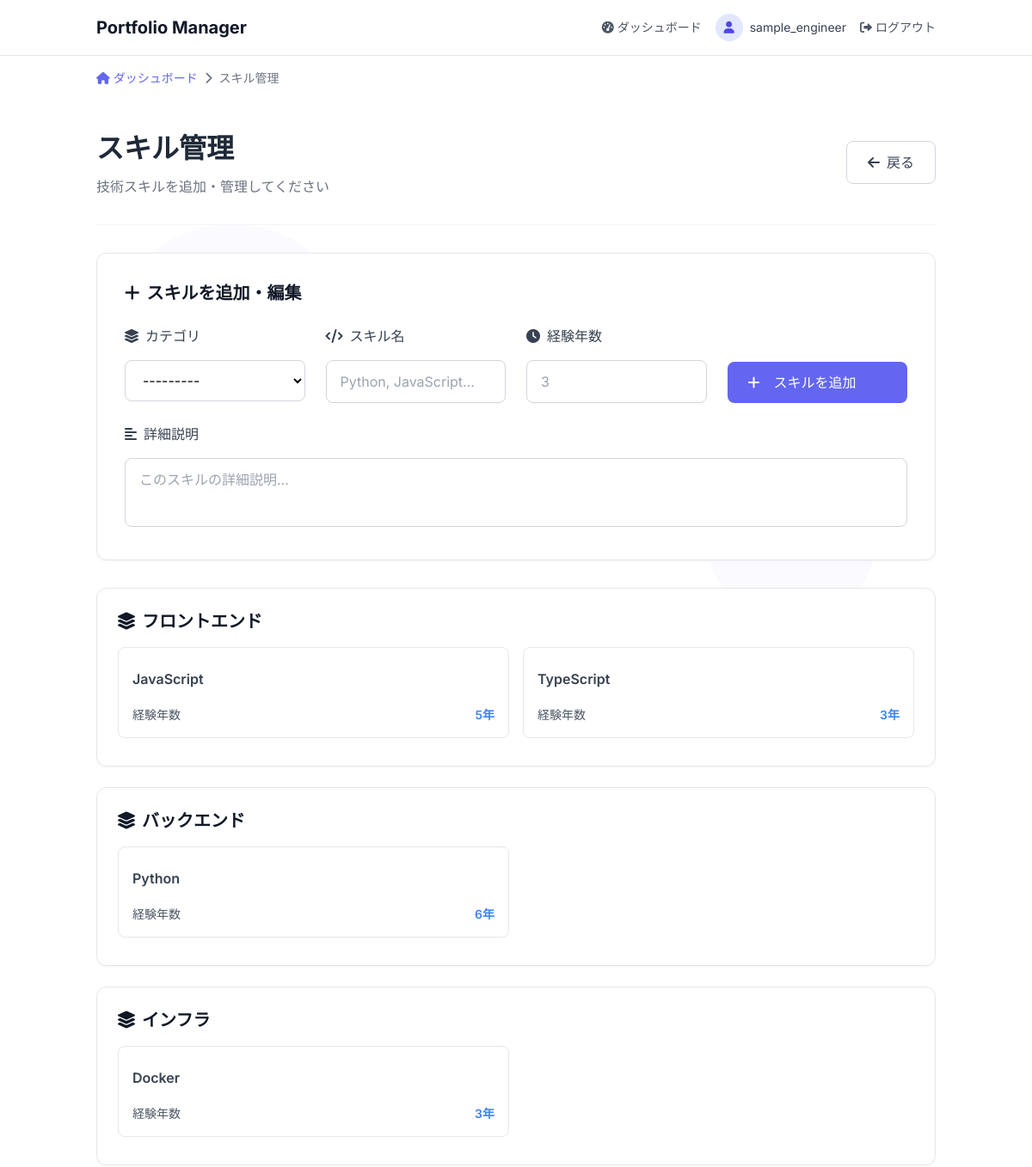
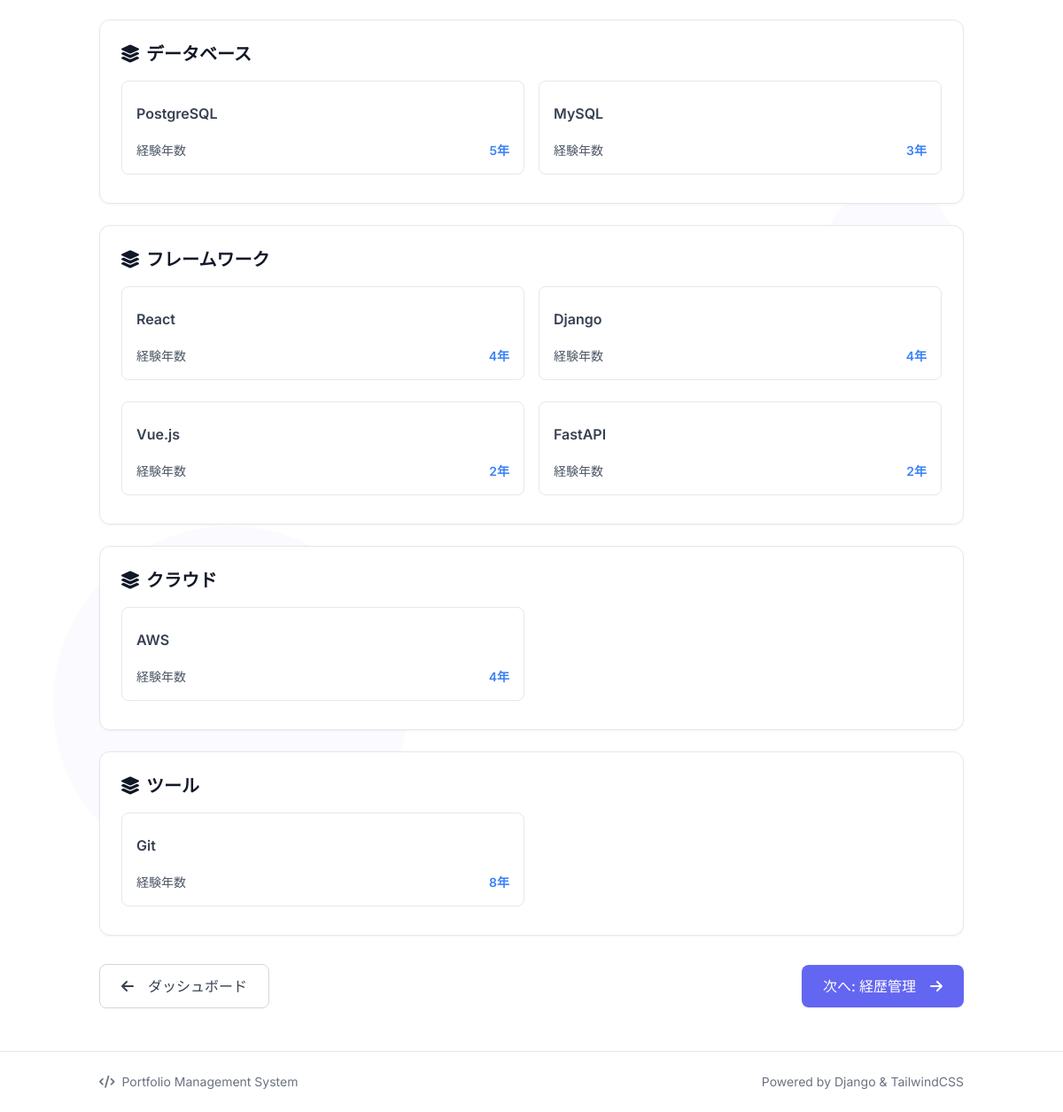
The app's page /portfolio/skills/ (signed in) with its own data (2 pictures, top to bottom).
### portfolio/models.py (models this page shows, shortened)
class SkillCategory(models.Model):
    CATEGORY_CHOICES = [
        ('frontend', 'フロントエンド'),
        ('backend', 'バックエンド'),
        ('infrastructure', 'インフラ'),
        ('database', 'データベース'),
        ('framework', 'フレームワーク'),
        ('cloud', 'クラウド'),
        ('tools', 'ツール'),
        ('other', 'その他'),
    ]
    name = models.CharField(max_length=50, choices=CATEGORY_CHOICES, unique=True, verbose_name="カテゴリ名")
    display_order = models.IntegerField(default=0, verbose_name="表示順")
    class Meta:
        verbose_name = "スキルカテゴリ"
        verbose_name_plural = "スキルカテゴリ"
        ordering = ['display_order']
    def __str__(self):
        return self.get_name_display()

class Skill(models.Model):
    profile = models.ForeignKey(Profile, on_delete=models.CASCADE, related_name='skills')
    category = models.ForeignKey(SkillCategory, on_delete=models.CASCADE)
    name = models.CharField(max_length=100, verbose_name="スキル名")
    experience_years = models.IntegerField(verbose_name="経験年数")
    description = models.TextField(blank=True, verbose_name="詳細説明")
    class Meta:
        verbose_name = "スキル"
        verbose_name_plural = "スキル"
        ordering = ['category', '-experience_years']

### portfolio/views.py (the view)
# urls.py: path('skills/', views.skills_manage, name='skills_manage'),
@login_required
def skills_manage(request):
    try:
        profile = Profile.objects.get(user=request.user)
    except Profile.DoesNotExist:
        messages.error(request, '先にプロフィールを作成してください。')
        return redirect('portfolio:profile_edit')
    skills = Skill.objects.filter(profile=profile)
    if request.method == 'POST':
        edit_id = request.POST.get('edit_id')
        if edit_id:
            try:
                skill = Skill.objects.get(id=edit_id, profile=profile)
                form = SkillForm(request.POST, instance=skill)
                if form.is_valid():
                    form.save()
                    messages.success(request, 'スキルが更新されました。')
                    return redirect('portfolio:skills_manage')
            except Skill.DoesNotExist:
                messages.error(request, 'スキルが見つかりません。')
        else:
            form = SkillForm(request.POST)
            if form.is_valid():
                skill = form.save(commit=False)
                skill.profile = profile
                skill.save()
                messages.success(request, 'スキルが追加されました。')
                return redirect('portfolio:skills_manage')
    else:
        form = SkillForm()
    return render(request, 'portfolio/skills_manage.html', {
        'form': form,
        'skills': skills,
        'profile': profile
    })

### portfolio/templates/portfolio/skills_manage.html (shortened to what this page needs)
{% extends 'portfolio/base_simple.html' %}
{% load portfolio_extras %}
{% block content %}
<div class="max-w-6xl mx-auto">
    <div class="breadcrumb">
        <a href="{% url 'portfolio:dashboard' %}">
            <i class="fas fa-home"></i> ダッシュボード
        </a>
        <i class="fas fa-chevron-right"></i>
        <span>スキル管理</span>
    </div>
    <div class="page-header">
        <div class="flex items-center justify-between">
            <div>
                <h1 class="page-title">スキル管理</h1>
                <p class="page-subtitle">技術スキルを追加・管理してください</p>
            </div>
            <div>
                <a href="{% url 'portfolio:dashboard' %}" class="btn-secondary">
                    <i class="fas fa-arrow-left"></i>
                    戻る
                </a>
            </div>
        </div>
    </div>
    <div class="card p-8 mb-8">
        <h2 class="text-xl font-semibold text-gray-900 mb-6">
            <i class="fas fa-plus mr-2"></i>スキルを追加・編集
        </h2>
        <form method="post" action="{% url 'portfolio:skills_manage' %}" class="grid grid-cols-1 md:grid-cols-2 lg:grid-cols-4 gap-6">
            <div class="space-y-2">
                <label for="{{ form.category.id_for_label }}" class="form-label">
                    <i class="fas fa-layer-group mr-2"></i>カテゴリ
                </label>
                <select name="{{ form.category.name }}" id="{{ form.category.id_for_label }}" class="form-input">
                    {% for choice in form.category.field.choices %}
                    <option value="{{ choice.0 }}" {% if choice.0 == form.category.value %}selected{% endif %}>{{ choice.1 }}</option>
                    {% endfor %}
                </select>
            </div>
            <div class="space-y-2">
                <label for="{{ form.name.id_for_label }}" class="form-label">
                    <i class="fas fa-code mr-2"></i>スキル名
                </label>
                <input type="text" name="{{ form.name.name }}" id="{{ form.name.id_for_label }}"
                       class="form-input" placeholder="Python, JavaScript..."
                       value="{{ form.name.value|default:'' }}">
            </div>
            <div class="space-y-2">
                <label for="{{ form.experience_years.id_for_label }}" class="form-label">
                    <i class="fas fa-clock mr-2"></i>経験年数
                </label>
                <input type="number" name="{{ form.experience_years.name }}" id="{{ form.experience_years.id_for_label }}"
                       class="form-input" placeholder="3" min="0" max="50"
                       value="{{ form.experience_years.value|default:'' }}">
            </div>
            <div class="space-y-2 flex items-end">
                <button type="submit" class="btn-primary w-full">
                    <i class="fas fa-plus mr-2"></i>スキルを追加
                </button>
            </div>
            <div class="md:col-span-2 lg:col-span-4 space-y-2">
                <label for="{{ form.description.id_for_label }}" class="form-label">
                    <i class="fas fa-align-left mr-2"></i>詳細説明
                </label>
                <textarea name="{{ form.description.name }}" id="{{ form.description.id_for_label }}"
                          class="form-input h-20 resize-none" placeholder="このスキルの詳細説明...">{{ form.description.value|default:'' }}</textarea>
            </div>
        </form>
    </div>
    <div class="space-y-6">
            {% if skills %}
                {% regroup skills by category as skills_by_category %}
                {% for category, category_skills in skills_by_category %}
                <div class="card p-6">
                    <h3 class="text-xl font-semibold text-gray-900 mb-4">
                        <i class="fas fa-layer-group mr-2"></i>{{ category.get_name_display }}
                    </h3>
                    <div class="grid grid-cols-1 md:grid-cols-2 gap-4">
                        {% for skill in category_skills %}
                        <div class="table-row group relative">
                            <div class="flex items-center justify-between mb-3">
                                <h4 class="font-semibold text-gray-700">{{ skill.name }}</h4>
                            </div>
                            <div class="space-y-2">
                                <div class="flex justify-between text-sm">
                                    <span class="text-gray-600">経験年数</span>
                                    <span class="text-blue-500 font-semibold">{{ skill.experience_years }}年</span>
                                </div>
                            </div>
                        </div>
                        {% endfor %}
                    </div>
                </div>
                {% endfor %}
            {% endif %}
        </div>
    </div>
    <div class="flex justify-between items-center mt-8">
        <a href="{% url 'portfolio:dashboard' %}" class="btn-secondary">
            <i class="fas fa-arrow-left mr-2"></i>ダッシュボード
        </a>
        <a href="{% url 'portfolio:experiences_manage' %}" class="btn-primary">
            次へ: 経歴管理<i class="fas fa-arrow-right ml-2"></i>
        </a>
    </div>
</div>
{% endblock %}

### portfolio/templates/portfolio/base_simple.html (shortened to what this page needs)
<!DOCTYPE html>
<html lang="ja">
<head>
    <script src="https://cdn.tailwindcss.com"></script>
    <link href="https://cdnjs.cloudflare.com/ajax/libs/font-awesome/6.0.0/css/all.min.css" rel="stylesheet">
</head>
<body>
    <div class="bg-3d">
    </div>
    <nav class="nav-bar">
        <div class="container">
            <div class="flex items-center justify-between">
                <div class="flex items-center space-x-4">
                    <a href="{% url 'portfolio:dashboard' %}" class="text-xl font-bold text-gray-900 hover:text-indigo-600 transition-colors">Portfolio Manager</a>
                </div>
                <div class="flex items-center space-x-4">
                    <a href="{% url 'portfolio:dashboard' %}" class="text-gray-600 hover:text-gray-900 text-sm">
                        <i class="fas fa-tachometer-alt mr-1"></i>ダッシュボード
                    </a>
                    {% if user.is_authenticated %}
                        <div class="flex items-center space-x-2">
                            <div class="w-8 h-8 bg-indigo-100 rounded-full flex items-center justify-center">
                                <i class="fas fa-user text-indigo-600 text-sm"></i>
                            </div>
                            <span class="text-sm text-gray-700">{{ user.username }}</span>
                        </div>
                        <a href="{% url 'portfolio:logout' %}" class="text-gray-600 hover:text-gray-900 text-sm">
                            <i class="fas fa-sign-out-alt mr-1"></i>ログアウト
                        </a>
                    {% endif %}
                </div>
            </div>
        </div>
    </nav>
    <div class="main-content">
        <div class="container">
            {% block content %}{% endblock %}
        </div>
    <footer class="border-t border-gray-200 py-6 mt-12" style="background: rgba(255, 255, 255, 0.95);">
        <div class="container">
            <div class="flex items-center justify-between text-sm text-gray-500">
                <div>
                    <i class="fas fa-code mr-2"></i>Portfolio Management System
                </div>
                <div>
                    Powered by Django & TailwindCSS
                </div>
            </div>
        </div>
    </footer>
</body>
</html>

### portfolio/templates/portfolio/base_simple.html (style rules this page uses)
* { margin: 0; padding: 0; box-sizing: border-box; }
body { font-family: 'Inter', sans-serif; background: #ffffff; min-height: 100vh; overflow-x: hidden; }
.bg-3d { position: fixed; top: 0; left: 0; width: 100%; height: 100%; z-index: -1; pointer-events: none; }
.card { background: #ffffff; border: 1px solid #e5e7eb; border-radius: 12px; box-shadow: 0 1px 3px rgba(0, 0, 0, 0.05); transition: all 0.2s ease; }
.nav-bar { background: rgba(255, 255, 255, 0.95); backdrop-filter: blur(10px); border-bottom: 1px solid #e5e7eb; position: fixed; top: 0; left: 0; right: 0; z-index: 100; padding: 1rem 0; }
.page-header { padding: 2rem 0; border-bottom: 1px solid #f3f4f6; margin-bottom: 2rem; }
.page-title { font-size: 2rem; font-weight: 700; color: #1f2937; margin-bottom: 0.5rem; }
.page-subtitle { color: #6b7280; }
.btn-primary { background: #6366f1; color: white; border: none; border-radius: 8px; padding: 0.75rem 1.5rem; font-weight: 500; transition: all 0.2s ease; text-decoration: none; display: inline-flex; align-items: center; gap: 0.5rem; cursor: pointer; }
.btn-secondary { background: white; color: #374151; border: 1px solid #d1d5db; border-radius: 8px; padding: 0.75rem 1.5rem; font-weight: 500; transition: all 0.2s ease; text-decoration: none; display: inline-flex; align-items: center; gap: 0.5rem; cursor: pointer; }
.form-input { background: #ffffff; border: 1px solid #d1d5db; border-radius: 8px; padding: 0.75rem 1rem; transition: all 0.2s ease; width: 100%; }
.form-label { display: block; font-weight: 500; color: #374151; margin-bottom: 0.5rem; }
.table-row { background: white; border: 1px solid #e5e7eb; border-radius: 8px; padding: 1rem; margin-bottom: 0.5rem; transition: all 0.2s ease; }
.container { max-width: 1200px; margin: 0 auto; padding: 0 1.5rem; }
.main-content { padding-top: 5rem; min-height: 100vh; }
.breadcrumb { display: flex; align-items: center; gap: 0.5rem; color: #6b7280; font-size: 0.875rem; margin-bottom: 1rem; }
.breadcrumb a { color: #6366f1; text-decoration: none; }

### records on screen
SkillCategory: category "---------", name "フロントエンド"
Skill: name "JavaScript", experience_years "5"
Skill: name "TypeScript", experience_years "3"
SkillCategory: name "バックエンド"
Skill: name "Python", experience_years "6"
SkillCategory: name "インフラ"
Skill: name "Docker", experience_years "3"
SkillCategory: name "データベース"
Skill: name "PostgreSQL", experience_years "5"
Skill: name "MySQL", experience_years "3"
SkillCategory: name "フレームワーク"
Skill: name "React", experience_years "4"
Skill: name "Django", experience_years "4"
Skill: name "Vue.js", experience_years "2"
Skill: name "FastAPI", experience_years "2"
SkillCategory: name "クラウド"
Skill: name "AWS", experience_years "4"
SkillCategory: name "ツール"
Skill: name "Git", experience_years "8"

### other values on screen
{{ user.username }} "sample_engineer"
